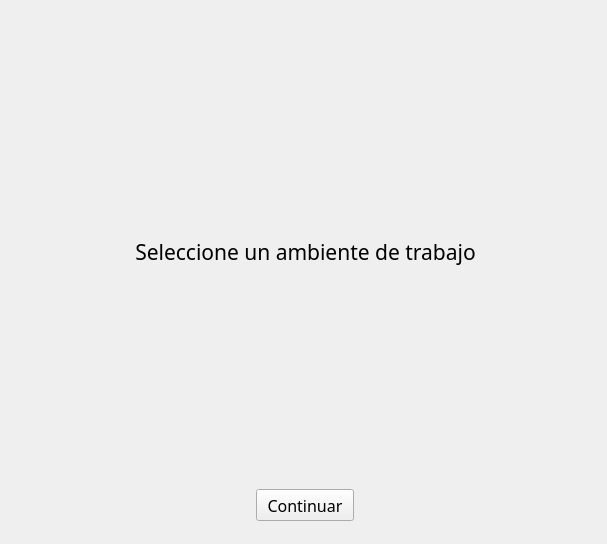
<?xml version="1.0" encoding="UTF-8"?>
<ui version="4.0">
 <class>InitMenu</class>
 <widget class="QWidget" name="InitMenu">
  <property name="geometry">
   <rect>
    <x>0</x>
    <y>0</y>
    <width>607</width>
    <height>544</height>
   </rect>
  </property>
  <property name="windowTitle">
   <string>Botonera AR-TDC</string>
  </property>
  <widget class="QWidget" name="verticalLayoutWidget">
   <property name="geometry">
    <rect>
     <x>10</x>
     <y>10</y>
     <width>591</width>
     <height>521</height>
    </rect>
   </property>
   <layout class="QVBoxLayout" name="verticalLayout" stretch="1,6,1">
    <property name="leftMargin">
     <number>10</number>
    </property>
    <property name="topMargin">
     <number>10</number>
    </property>
    <property name="rightMargin">
     <number>10</number>
    </property>
    <property name="bottomMargin">
     <number>10</number>
    </property>
    <item>
     <widget class="QLabel" name="label">
      <property name="font">
       <font>
        <family>Bahnschrift</family>
        <pointsize>16</pointsize>
       </font>
      </property>
      <property name="text">
       <string>Seleccione un ambiente de trabajo</string>
      </property>
      <property name="alignment">
       <set>Qt::AlignCenter</set>
      </property>
     </widget>
    </item>
    <item>
     <layout class="QGridLayout" name="gridLayout"/>
    </item>
    <item alignment="Qt::AlignHCenter">
     <widget class="QPushButton" name="continue_button">
      <property name="sizePolicy">
       <sizepolicy hsizetype="Fixed" vsizetype="Fixed">
        <horstretch>0</horstretch>
        <verstretch>0</verstretch>
       </sizepolicy>
      </property>
      <property name="minimumSize">
       <size>
        <width>98</width>
        <height>32</height>
       </size>
      </property>
      <property name="font">
       <font>
        <family>Bahnschrift</family>
        <pointsize>12</pointsize>
       </font>
      </property>
      <property name="text">
       <string>Continuar</string>
      </property>
      <property name="default">
       <bool>false</bool>
      </property>
      <property name="flat">
       <bool>false</bool>
      </property>
     </widget>
    </item>
   </layout>
  </widget>
 </widget>
 <resources/>
 <connections/>
</ui>
